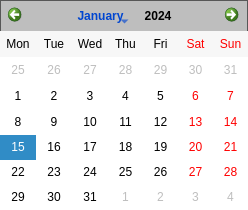
<?xml version="1.0" encoding="UTF-8"?>
<ui version="4.0">
 <class>calendarWidget</class>
 <widget class="QWidget" name="calendarWidget">
  <property name="geometry">
   <rect>
    <x>0</x>
    <y>0</y>
    <width>248</width>
    <height>210</height>
   </rect>
  </property>
  <property name="minimumSize">
   <size>
    <width>210</width>
    <height>210</height>
   </size>
  </property>
  <property name="maximumSize">
   <size>
    <width>248</width>
    <height>210</height>
   </size>
  </property>
  <property name="windowTitle">
   <string>Form</string>
  </property>
  <layout class="QHBoxLayout" name="horizontalLayout">
   <property name="spacing">
    <number>0</number>
   </property>
   <property name="leftMargin">
    <number>0</number>
   </property>
   <property name="topMargin">
    <number>0</number>
   </property>
   <property name="rightMargin">
    <number>0</number>
   </property>
   <property name="bottomMargin">
    <number>0</number>
   </property>
   <item>
    <widget class="QCalendarWidget" name="calendar">
     <property name="styleSheet">
      <string notr="true">QToolButton#qt_calendar_prevmonth,QToolButton#qt_calendar_nextmonth,QToolButton#qt_calendar_monthbutton,QToolButton#qt_calendar_yearbutton{
border:0px solid #000000;
border-radius:3px;
margin:3px 3px 3px 3px;
padding:3px;
background-color:rgba(0,0,0,0);
}
QToolButton#qt_calendar_monthbutton{
font:14px &quot;微软雅黑&quot;;
color:#0045d0;
}
QToolButton#qt_calendar_yearbutton{
font:14px &quot;微软雅黑&quot;;
color:#000000;
}
QToolButton#qt_calendar_prevmonth:hover,QToolButton#qt_calendar_nextmonth:hover,QToolButton#qt_calendar_monthbutton:hover,QToolButton#qt_calendar_yearbutton:hover,QToolButton#qt_calendar_prevmonth:pressed,QToolButton#qt_calendar_nextmonth:pressed,QToolButton#qt_calendar_monthbutton:pressed,QToolButton#qt_calendar_yearbutton:pressed{
border:1px solid #D8D8D8;
}

QCalendarWidget QSpinBox#qt_calendar_yearedit{
margin:3px 3px 3px 3px;
padding:0px -7px 0px 0px;
}

QDateEdit QCalendarWidget QSpinBox#qt_calendar_yearedit,QDateTimeEdit QCalendarWidget QSpinBox#qt_calendar_yearedit{
padding:0px -2px 0px 0px;
}

QCalendarWidget QToolButton::menu-indicator{
image:None;
}

QCalendarWidget QTableView{
border-width:0px;

}

QCalendarWidget QWidget#qt_calendar_navigationbar{
border:1px solid #575757;
border-width:1px 1px 0px 1px;
background:#bebebe;
}</string>
     </property>
     <property name="gridVisible">
      <bool>false</bool>
     </property>
     <property name="selectionMode">
      <enum>QCalendarWidget::SingleSelection</enum>
     </property>
     <property name="horizontalHeaderFormat">
      <enum>QCalendarWidget::ShortDayNames</enum>
     </property>
     <property name="verticalHeaderFormat">
      <enum>QCalendarWidget::NoVerticalHeader</enum>
     </property>
    </widget>
   </item>
  </layout>
 </widget>
 <resources/>
 <connections/>
</ui>
